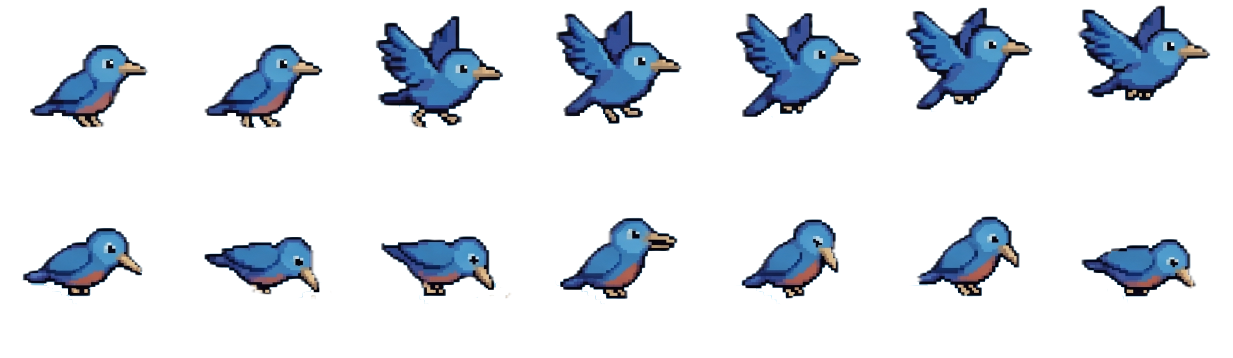
#> input picture src/renderer/assets/bird-walk.png, 2465 x 716 px, found by its file name (shown at 1/2 size)
$ python align_and_pad_bird_walk.py
#> lines starting #> are read from the running program, lines starting #| are printed output that depends on the picture
import cv2
import numpy as np
import os
from PIL import Image

SRC = 'src/renderer/assets/bird-walk.png'
OUT_DIR = 'src/renderer/assets/bird_walk_aligned'
os.makedirs(OUT_DIR, exist_ok=True)

# Toạ độ lưới thực tế (đo bằng cách tìm khoảng trống hoàn toàn trong suốt giữa các ô).
# Hàng 1: đi bộ (frame 1-2) -> cất cánh bay (frame 3-7)
# Hàng 2: cúi đầu mổ thóc (frame 1-7)
COL_BOUNDS = [(41, 296), (408, 644), (751, 1022), (1111, 1363), (1471, 1722), (1811, 2064), (2154, 2420)]
ROW_BOUNDS = [(10, 255), (432, 608)]
ROW_NAMES = ['walk', 'peck']

MARGIN = 16


def process_cell(cell_rgba):
    cell = np.copy(cell_rgba)
    alpha = cell[:, :, 3]
    _, mask = cv2.threshold(alpha, 20, 255, cv2.THRESH_BINARY)
    mask = mask.astype(np.uint8)

    kernel = np.ones((5, 5), np.uint8)
    closed = cv2.morphologyEx(mask, cv2.MORPH_CLOSE, kernel, iterations=2)

    num_labels, labels, stats, _ = cv2.connectedComponentsWithStats(closed, connectivity=8)
    if num_labels <= 1:
        return None
    areas = stats[1:, cv2.CC_STAT_AREA]
    largest_idx = np.argmax(areas) + 1
    bird_mask = (labels == largest_idx).astype(np.uint8) * 255
    bird_mask = cv2.dilate(bird_mask, kernel, iterations=1)

    cell[:, :, 3] = cv2.bitwise_and(cell[:, :, 3], cell[:, :, 3], mask=bird_mask)

    x, y, w, h = cv2.boundingRect(bird_mask)
    if w < 30 or h < 20:
        return None
    return cell[y:y + h, x:x + w]


def main():
    img = np.array(Image.open(SRC).convert('RGBA'))
#> img is the input picture: shape (716, 2465, 4); mean R, G, B, A 10.2, 15.6, 22.2, 41.8

    crops = []
    for row_name, (y0, y1) in zip(ROW_NAMES, ROW_BOUNDS):
        for i, (x0, x1) in enumerate(COL_BOUNDS):
            cell = img[y0:y1, x0:x1]
            cropped = process_cell(cell)
            if cropped is None:
                print(f'  {row_name}_{i+1:02d}: bo qua (khong ro rang)')
                continue
            crops.append((f'{row_name}_{i+1:02d}', cropped))
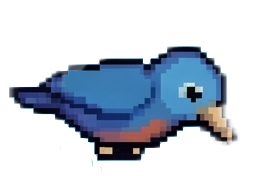
#> cell: shape (176, 266, 4); mean R, G, B, A 21.8, 31.6, 44.3, 84.1; transparent parts drawn white
#> after the loop, crops = 14 items

    max_w = max(c.shape[1] for _, c in crops)
#> max_w = 266
    max_h = max(c.shape[0] for _, c in crops)
#> max_h = 231
    canvas_w = max_w + MARGIN * 2
#> canvas_w = 298
    canvas_h = max_h + MARGIN * 2
#> canvas_h = 263
    print(f'Canvas: {canvas_w}x{canvas_h}, tong {len(crops)} frame')
#| Canvas: 298x263, tong 14 frame

    # Canh giua (center) vi chim di chuyen tu do, khong neo mat dat co dinh.
    for name, cropped in crops:
        h, w = cropped.shape[:2]
        canvas = np.zeros((canvas_h, canvas_w, 4), dtype=np.uint8)
        cx = (canvas_w - w) // 2
        cy = (canvas_h - h) // 2
        canvas[cy:cy + h, cx:cx + w] = cropped
        cv2.imwrite(f'{OUT_DIR}/bird_{name}.png', canvas)
#> this loop made 14 passes
#> (name, h, w, cx, cy) on passes 1 to 12: ('walk_01', 168, 238, 30, 47), ('walk_02', 168, 236, 31, 47), ('walk_03', 225, 258, 20, 19), ('walk_04', 231, 252, 23, 16), ('walk_05', 212, 251, 23, 25), ('walk_06', 213, 253, 22, 25), ('walk_07', 194, 266, 16, 34), ('peck_01', 155, 246, 26, 54), ('peck_02', 128, 236, 31, 67), ('peck_03', 138, 239, 29, 62), ('peck_04', 168, 247, 25, 47), ('peck_05', 164, 209, 44, 49)
#> pass 1, in main, `cv2.imwrite(f'{OUT_DIR}/bird_{name}.png', canvas)`:
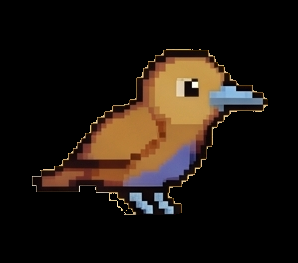
#> saved as bird_walk_01.png: shape (263, 298, 4); mean B, G, R, A 15.5, 22.1, 30.3, 57.1
#> pass 2, in main, `cv2.imwrite(f'{OUT_DIR}/bird_{name}.png', canvas)`:
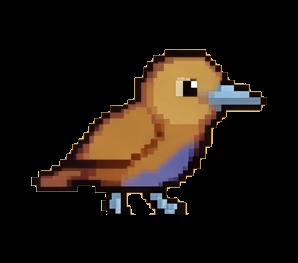
#> saved as bird_walk_02.png: shape (263, 298, 4); mean B, G, R, A 15.7, 22.5, 30.8, 58.2
#> after the loop:
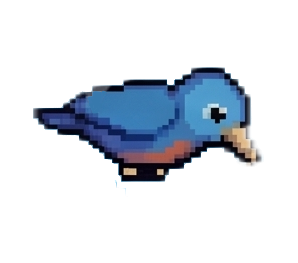
#> canvas: shape (263, 298, 4); mean of channels 0, 1, 2, 3 13, 18.9, 26.5, 50.2; transparent parts drawn white

    print('Done aligning & padding bird-walk frames!')


if __name__ == '__main__':
    main()

$ run again, with src/renderer/assets/bird-fly.png copied over src/renderer/assets/bird-walk.png
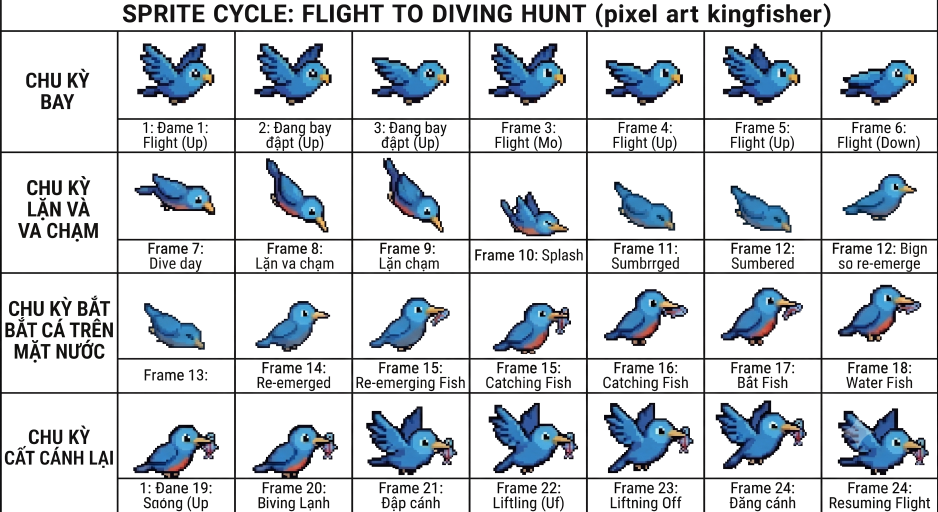
#> input picture src/renderer/assets/bird-fly.png, 2814 x 1536 px, found by its file name (shown at 1/3 size)
#> in main, img is the input picture: shape (1536, 2814, 4); mean R, G, B, A 15.7, 20.4, 25.3, 63.6
#> after the loop in main, `for row_name, (y0, y1) in zip(ROW_NAMES, ROW_BOUNDS):`:
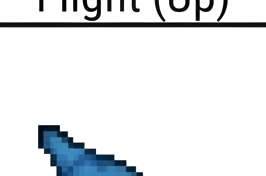
#> cell: shape (176, 266, 4); mean R, G, B, A 6.9, 9.8, 12, 30.9; transparent parts drawn white
#> after the loop in main, `for row_name, (y0, y1) in zip(ROW_NAMES, ROW_BOUNDS):`: crops = 14 items
#> max_w = 266
#> max_h = 137
#> canvas_w = 298
#> canvas_h = 169
#| Canvas: 298x169, tong 14 frame
#> the loop in main, `for name, cropped in crops:` made 14 passes
#> (name, h, w, cx, cy) on passes 1 to 8: ('walk_01', 40, 109, 94, 64), ('walk_02', 128, 227, 35, 20), ('walk_03', 127, 228, 35, 21), ('walk_04', 85, 239, 29, 42), ('walk_05', 127, 229, 34, 21), ('walk_06', 77, 236, 31, 46), ('walk_07', 127, 237, 30, 21), ('peck_01', 70, 109, 94, 49)
#> after the loop in main, `for name, cropped in crops:`:
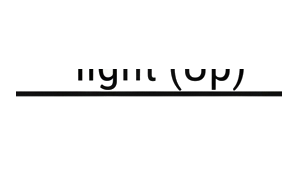
#> canvas: shape (169, 298, 4); mean of channels 0, 1, 2, 3 3.9, 3.9, 3.9, 14.2; transparent parts drawn white
